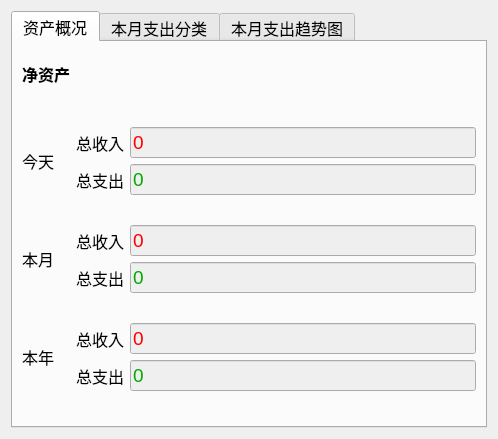
<?xml version="1.0" encoding="UTF-8"?>
<ui version="4.0">
 <class>overViewWidget</class>
 <widget class="QWidget" name="overViewWidget">
  <property name="geometry">
   <rect>
    <x>0</x>
    <y>0</y>
    <width>498</width>
    <height>419</height>
   </rect>
  </property>
  <property name="windowTitle">
   <string>Form</string>
  </property>
  <layout class="QHBoxLayout" name="horizontalLayout">
   <item>
    <widget class="QTabWidget" name="tabWidget">
     <property name="font">
      <font>
       <pointsize>12</pointsize>
      </font>
     </property>
     <property name="currentIndex">
      <number>0</number>
     </property>
     <widget class="QWidget" name="tab">
      <attribute name="title">
       <string>资产概况</string>
      </attribute>
      <layout class="QVBoxLayout" name="verticalLayout">
       <item>
        <layout class="QGridLayout" name="gridLayout">
         <item row="5" column="2">
          <widget class="QLineEdit" name="lineEdit_currentMonth_in">
           <property name="enabled">
            <bool>false</bool>
           </property>
           <property name="font">
            <font>
             <pointsize>14</pointsize>
            </font>
           </property>
           <property name="styleSheet">
            <string notr="true">color: rgb(255, 0, 0);</string>
           </property>
           <property name="text">
            <string>0</string>
           </property>
          </widget>
         </item>
         <item row="9" column="2">
          <widget class="QLineEdit" name="lineEdit_currentYear_out">
           <property name="enabled">
            <bool>false</bool>
           </property>
           <property name="font">
            <font>
             <pointsize>14</pointsize>
            </font>
           </property>
           <property name="styleSheet">
            <string notr="true">color: rgb(0, 170, 0);</string>
           </property>
           <property name="text">
            <string>0</string>
           </property>
          </widget>
         </item>
         <item row="5" column="0" rowspan="2">
          <widget class="QLabel" name="label_6">
           <property name="text">
            <string>本月</string>
           </property>
          </widget>
         </item>
         <item row="2" column="1">
          <widget class="QLabel" name="label_4">
           <property name="text">
            <string>总收入</string>
           </property>
          </widget>
         </item>
         <item row="7" column="0">
          <widget class="QLabel" name="label_14">
           <property name="text">
            <string/>
           </property>
          </widget>
         </item>
         <item row="2" column="0" rowspan="2">
          <widget class="QLabel" name="label_3">
           <property name="text">
            <string>今天</string>
           </property>
          </widget>
         </item>
         <item row="1" column="0">
          <widget class="QLabel" name="label_12">
           <property name="text">
            <string/>
           </property>
          </widget>
         </item>
         <item row="10" column="0">
          <widget class="QLabel" name="label_15">
           <property name="text">
            <string/>
           </property>
          </widget>
         </item>
         <item row="3" column="1">
          <widget class="QLabel" name="label_5">
           <property name="text">
            <string>总支出</string>
           </property>
          </widget>
         </item>
         <item row="6" column="1">
          <widget class="QLabel" name="label_8">
           <property name="text">
            <string>总支出</string>
           </property>
          </widget>
         </item>
         <item row="9" column="1">
          <widget class="QLabel" name="label_11">
           <property name="text">
            <string>总支出</string>
           </property>
          </widget>
         </item>
         <item row="0" column="1" colspan="2">
          <widget class="QLabel" name="label_assets">
           <property name="font">
            <font>
             <pointsize>30</pointsize>
            </font>
           </property>
           <property name="text">
            <string/>
           </property>
          </widget>
         </item>
         <item row="4" column="0">
          <widget class="QLabel" name="label_13">
           <property name="text">
            <string/>
           </property>
          </widget>
         </item>
         <item row="5" column="1">
          <widget class="QLabel" name="label_7">
           <property name="text">
            <string>总收入</string>
           </property>
          </widget>
         </item>
         <item row="2" column="2">
          <widget class="QLineEdit" name="lineEdit_today_in">
           <property name="enabled">
            <bool>false</bool>
           </property>
           <property name="font">
            <font>
             <pointsize>14</pointsize>
            </font>
           </property>
           <property name="acceptDrops">
            <bool>false</bool>
           </property>
           <property name="styleSheet">
            <string notr="true">color: rgb(255, 0, 0);</string>
           </property>
           <property name="text">
            <string>0</string>
           </property>
          </widget>
         </item>
         <item row="3" column="2">
          <widget class="QLineEdit" name="lineEdit_today_out">
           <property name="enabled">
            <bool>false</bool>
           </property>
           <property name="font">
            <font>
             <pointsize>14</pointsize>
            </font>
           </property>
           <property name="styleSheet">
            <string notr="true">color: rgb(0, 170, 0);</string>
           </property>
           <property name="text">
            <string>0</string>
           </property>
          </widget>
         </item>
         <item row="0" column="0">
          <widget class="QLabel" name="label">
           <property name="font">
            <font>
             <pointsize>12</pointsize>
             <bold>true</bold>
            </font>
           </property>
           <property name="text">
            <string>净资产</string>
           </property>
          </widget>
         </item>
         <item row="6" column="2">
          <widget class="QLineEdit" name="lineEdit_currentMonth_out">
           <property name="enabled">
            <bool>false</bool>
           </property>
           <property name="font">
            <font>
             <pointsize>14</pointsize>
            </font>
           </property>
           <property name="styleSheet">
            <string notr="true">color: rgb(0, 170, 0);</string>
           </property>
           <property name="text">
            <string>0</string>
           </property>
          </widget>
         </item>
         <item row="8" column="1">
          <widget class="QLabel" name="label_10">
           <property name="text">
            <string>总收入</string>
           </property>
          </widget>
         </item>
         <item row="8" column="2">
          <widget class="QLineEdit" name="lineEdit_currentYear_in">
           <property name="enabled">
            <bool>false</bool>
           </property>
           <property name="font">
            <font>
             <pointsize>14</pointsize>
            </font>
           </property>
           <property name="styleSheet">
            <string notr="true">color: rgb(255, 0, 0);</string>
           </property>
           <property name="text">
            <string>0</string>
           </property>
          </widget>
         </item>
         <item row="8" column="0" rowspan="2">
          <widget class="QLabel" name="label_9">
           <property name="text">
            <string>本年</string>
           </property>
          </widget>
         </item>
        </layout>
       </item>
       <item>
        <spacer name="verticalSpacer">
         <property name="orientation">
          <enum>Qt::Vertical</enum>
         </property>
         <property name="sizeHint" stdset="0">
          <size>
           <width>20</width>
           <height>13</height>
          </size>
         </property>
        </spacer>
       </item>
      </layout>
     </widget>
     <widget class="QWidget" name="tab_2">
      <attribute name="title">
       <string>本月支出分类</string>
      </attribute>
     </widget>
     <widget class="QWidget" name="tab_3">
      <attribute name="title">
       <string>本月支出趋势图</string>
      </attribute>
     </widget>
    </widget>
   </item>
  </layout>
 </widget>
 <resources/>
 <connections/>
</ui>
